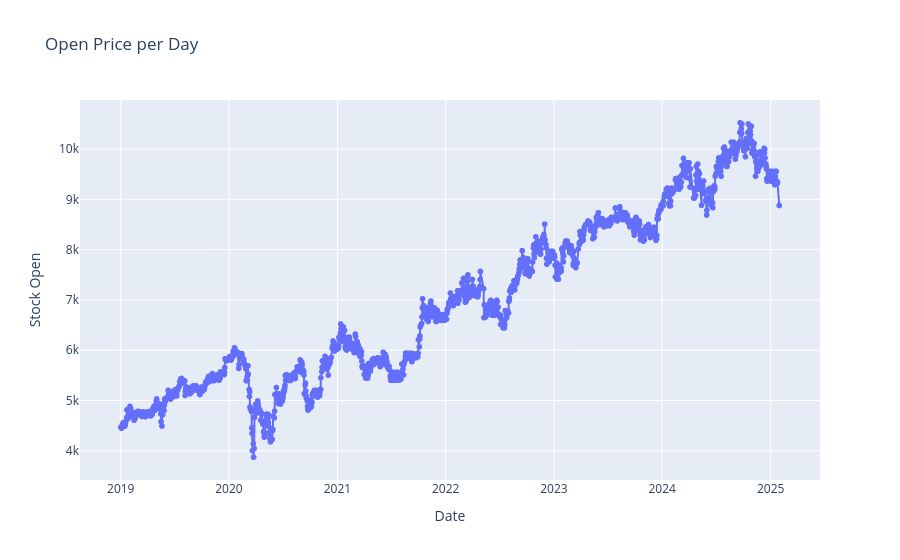

The code cell stored with this chart in its notebook:
### Code cell
import plotly.express as px

# Buat line chart interaktif
fig = px.line(stock, x='Date', y='Stock Open', title='Open Price per Day', markers=True)
fig.show()

### Figure 1 — Plotly figure (JSON) as saved in the notebook; plotly's stock layout.template omitted (floating-point values rounded to 4 significant figures; data arrays with more than 128 entries replaced by an {"elided": "..."} marker saying what was removed)
{"data": [{"hovertemplate": "Date=%{x}<br>Stock Open=%{y}<extra></extra>", "legendgroup": "", "line": {"color": "#636efa", "dash": "solid"}, "marker": {"symbol": "circle"}, "mode": "lines+markers", "name": "", "showlegend": false, "type": "scattergl", "x": {"elided": "1487 str values"}, "xaxis": "x", "y": {"elided": "1487 float values"}, "yaxis": "y"}], "layout": {"legend": {"tracegroupgap": 0}, "title": {"text": "Open Price per Day"}, "xaxis": {"anchor": "y", "domain": [0, 1], "title": {"text": "Date"}}, "yaxis": {"anchor": "x", "domain": [0, 1], "title": {"text": "Stock Open"}}}}
